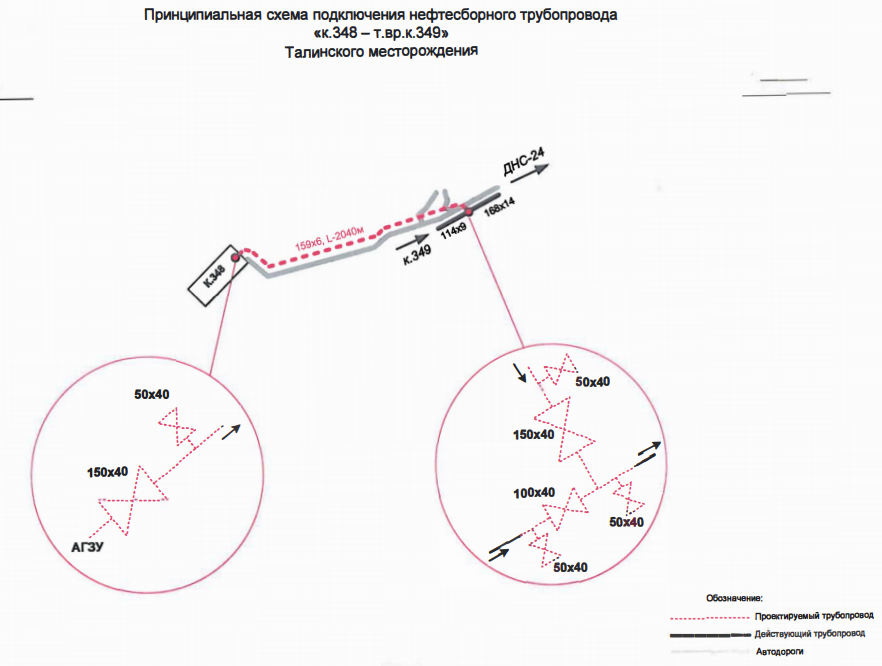
#> input picture server/pipelines_ds/train/true/10true.PNG, 882 x 666 px, found by its file name
$ jupyter execute Pipeline_classifier.ipynb   (shell and % lines are left out)
#> lines starting #> are read from the running program, lines starting #| are printed output that depends on the picture
#Классификация читаемых и нечитаемых трубопроводов

[cell 1]
from google.colab import drive
drive.mount('/content/drive')

[cell 2]
import numpy as np
import os
import cv2
import matplotlib.pyplot as plt

[cell 3]
images_dir = '/content/drive/My Drive/pipelines_ds/train'
classes = ['true', 'false']
train_images = np.concatenate([os.listdir(os.path.join(images_dir, class_)) for class_ in classes])
train_answers = [0]*len(os.listdir(os.path.join(images_dir, classes[0]))) + \
                [1]*len(os.listdir(os.path.join(images_dir, classes[1])))

[cell 4]
train_hog_features = []
answers = []

hog = cv2.HOGDescriptor()

for i, class_ in enumerate(classes):
    images = os.listdir(os.path.join(images_dir, class_))
    for image in images:
        try:
            img = cv2.imread(os.path.join(os.path.join(images_dir, class_), image))
#> img is the input picture: shape (666, 882, 3); mean B, G, R 246.8, 246.4, 247.4
            # уменьшим немного размер изображения, чтобы длина hog-вектора была поменьше
            img = cv2.resize(img, (200, 200), interpolation = cv2.INTER_AREA)
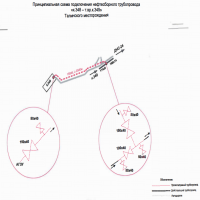
#> img: shape (200, 200, 3); mean B, G, R 246.8, 246.4, 247.4
            img_hog_feature = hog.compute(img)

            train_hog_features.append(img_hog_feature)
            answers.append(i)
        except Exception as e:
            print(image)
#> pass 2 of the loop `for i, class_ in enumerate(classes):`:
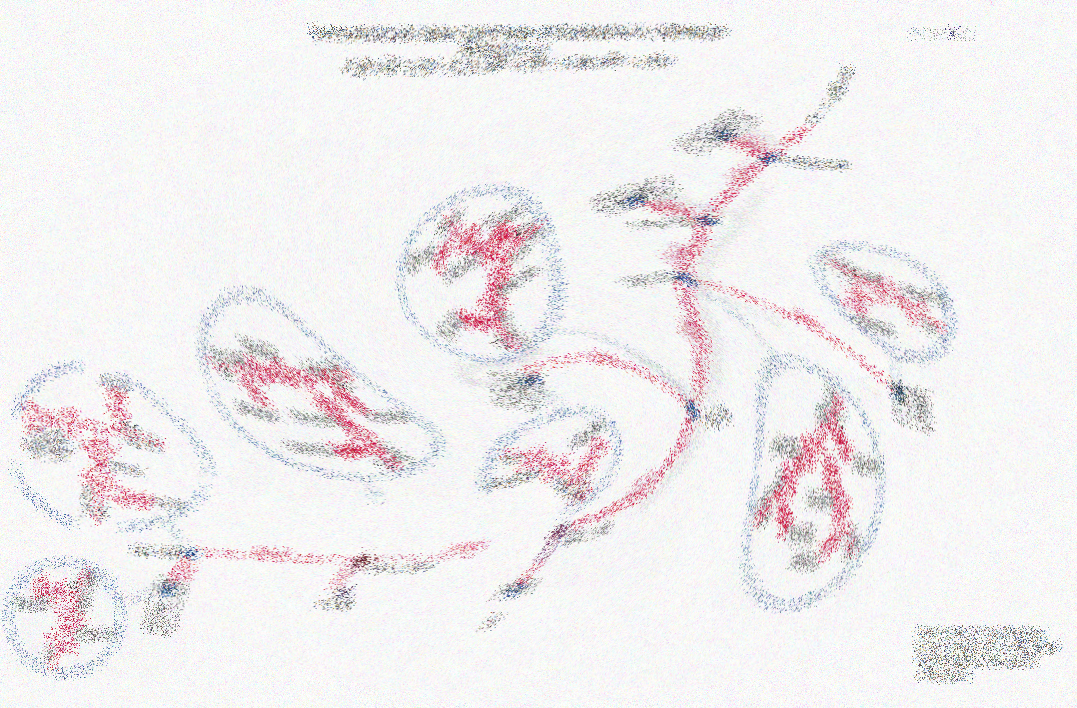
#> input picture server/pipelines_ds/train/false/1 randomized_rounded.PNG, 1077 x 708 px, found by its file name
#> img is the input picture: shape (708, 1077, 3); mean B, G, R 239.1, 238, 240.6
#> `img = cv2.resize(img, (200, 200), interpolation = cv2.INTER_AREA)`:
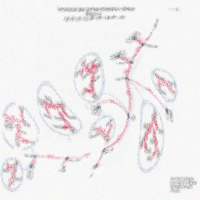
#> img: shape (200, 200, 3); mean B, G, R 239.1, 238, 240.6

[cell 5]
train_hog_features = np.squeeze(np.array(train_hog_features))

[cell 6]
train_hog_features.shape
#> Out = (2, 680400)

[cell 7]
from sklearn.linear_model import LogisticRegression

[cell 8]
logreg1 = LogisticRegression(max_iter=10000)

[cell 9]
logreg1.fit(train_hog_features, answers)

[cell 10]
images_dir = '/content/drive/My Drive/pipelines_ds/test'
classes = ['true', 'false']
test_images = np.concatenate([os.listdir(os.path.join(images_dir, class_)) for class_ in classes])
test_answers = [0]*len(os.listdir(os.path.join(images_dir, classes[0]))) + \
                [1]*len(os.listdir(os.path.join(images_dir, classes[1])))

[cell 11]
test_hog_features = []
test_answers = []

hog = cv2.HOGDescriptor()

for i, class_ in enumerate(classes):
    images = os.listdir(os.path.join(images_dir, class_))
    for image in images:
        try:
            img = cv2.imread(os.path.join(os.path.join(images_dir, class_), image))
            img = cv2.resize(img, (200, 200), interpolation = cv2.INTER_AREA)
            img_hog_feature = hog.compute(img)
            test_hog_features.append(img_hog_feature)
            test_answers.append(i)
        except Exception as e:
            print(image)
#> pass 2 of the loop `for i, class_ in enumerate(classes):`:

[cell 12]
test_hog_features = np.squeeze(np.array(test_hog_features))

[cell 13]
pred_logreg1 = logreg1.predict_proba(test_hog_features)
#> pred_logreg1 = [[0.999, 0.000627], [0.000749, 0.999]]

[cell 14]
pred_all = []
for pred1 in pred_logreg1:
    if pred1[0] > 0.5:
        pred_all.append(0)
    else:
        pred_all.append(1)
#> this loop made 2 passes
#> after the loop, pred_all = [0, 1]

[cell 15]
plt.hist(pred_all)
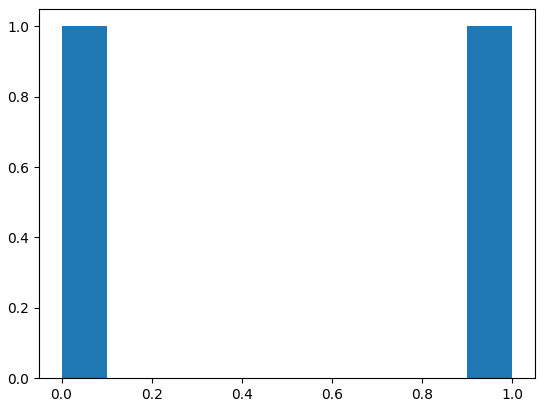
#> figure drawn by matplotlib, 1 panel

[cell 16]
from sklearn.metrics import accuracy_score

[cell 17]
accuracy_score(test_answers, pred_all)
#> Out = 1

[cell 18]
import pickle

[cell 19]
def write_pickle(file, name):
    with open(name + '.pkl', 'wb') as f:
        pickle.dump(file, f)

[cell 20]
write_pickle(logreg1, "classify_pipelines")

#Вывод текста с изображений

[cell 21]
from google.colab import drive
drive.mount('/content/drive')

[cell 22]
import numpy as np
import os
import cv2
import matplotlib.pyplot as plt
import pytesseract

[cell 23]
pytesseract.pytesseract.tesseract_cmd = r'/usr/bin/tesseract'

[cell 24]
images_dir = '/content/drive/My Drive/pipelines_ds/train'
classes = ['true', 'false']
train_images = np.concatenate([os.listdir(os.path.join(images_dir, class_)) for class_ in classes])
train_answers = [0]*len(os.listdir(os.path.join(images_dir, classes[0]))) + \
                [1]*len(os.listdir(os.path.join(images_dir, classes[1])))

[cell 25]
train_hog_features = []
answers = []

hog = cv2.HOGDescriptor()
for i, class_ in enumerate(classes):
    if class_== 'true':
      g = 1
      images = os.listdir(os.path.join(images_dir, class_))
      for image in images:
        # Алгоритм нахождения текста на картинке по сути - строки снизу
        img = cv2.imread(os.path.join(os.path.join(images_dir, class_), image))
        # Будет выведен весь текст с картинки
        config = r'--oem 3 --psm 6'
        img = cv2.cvtColor(img, cv2.COLOR_BGR2RGB)
#> img: shape (666, 882, 3)
        print(str(g) + ": " + pytesseract.image_to_string(img, config=config, lang="rus").split('.')[0])
#> (this line was passed over: pytesseract is not available in this run)
        g += 1
#> pass 2 of the loop `for i, class_ in enumerate(classes):`:
